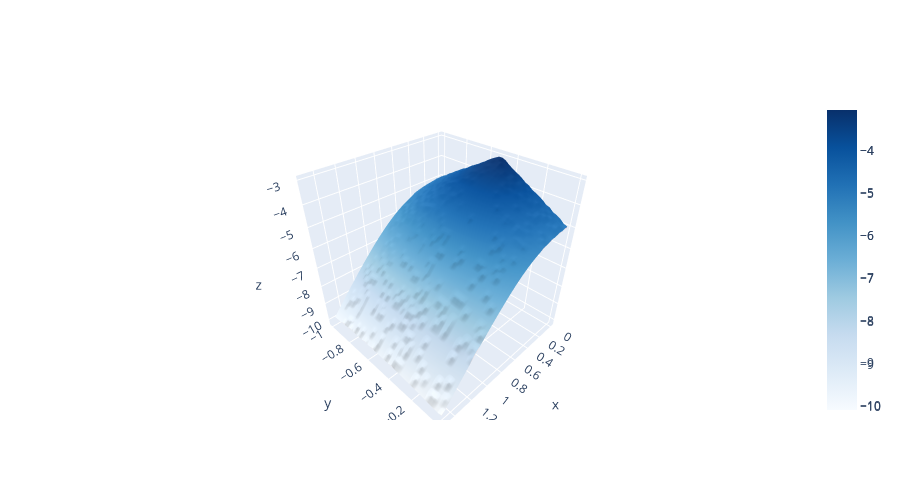

Source (notebook cell):
### Code cell
# Show VQE, namely its energies in the parameter space, and its accuracy 
myvqe.show(log_heatmap = False, pe_line = True, phase_lines = True)
